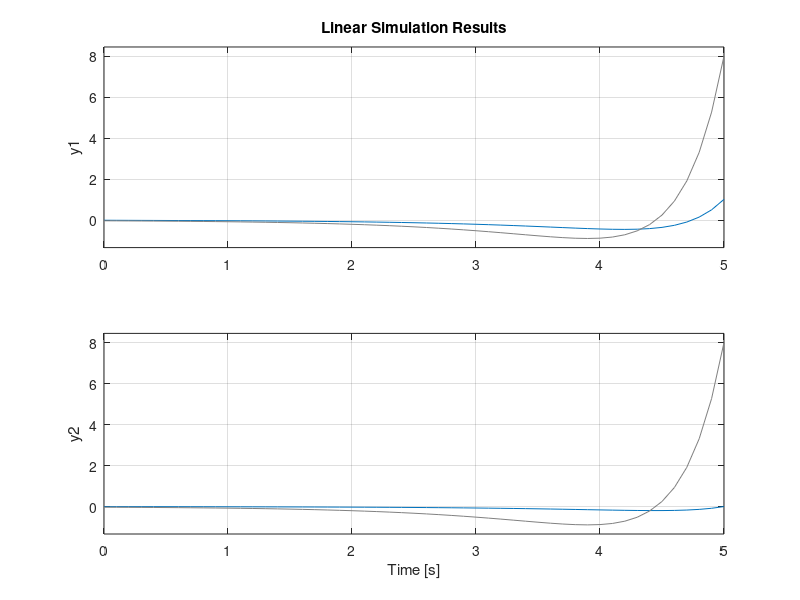

Write MATLAB code to recreate this figure.
%% Linear Control System
% 
% * Homework 4 
% * Arthur: Xinyi Cai
% 
%% Problem 3
clear all
clc

A = [-2 1; 1 -2]; 
B = [1; 0]; 
C = [1 0; 0 1]; 
D = 0; 

sys = ss(A, B, C, D); 

t = 0:0.1:5;
u = 12*exp(3*t-15)-4*exp(t-5);
figure; 
lsim(sys,u,t)
